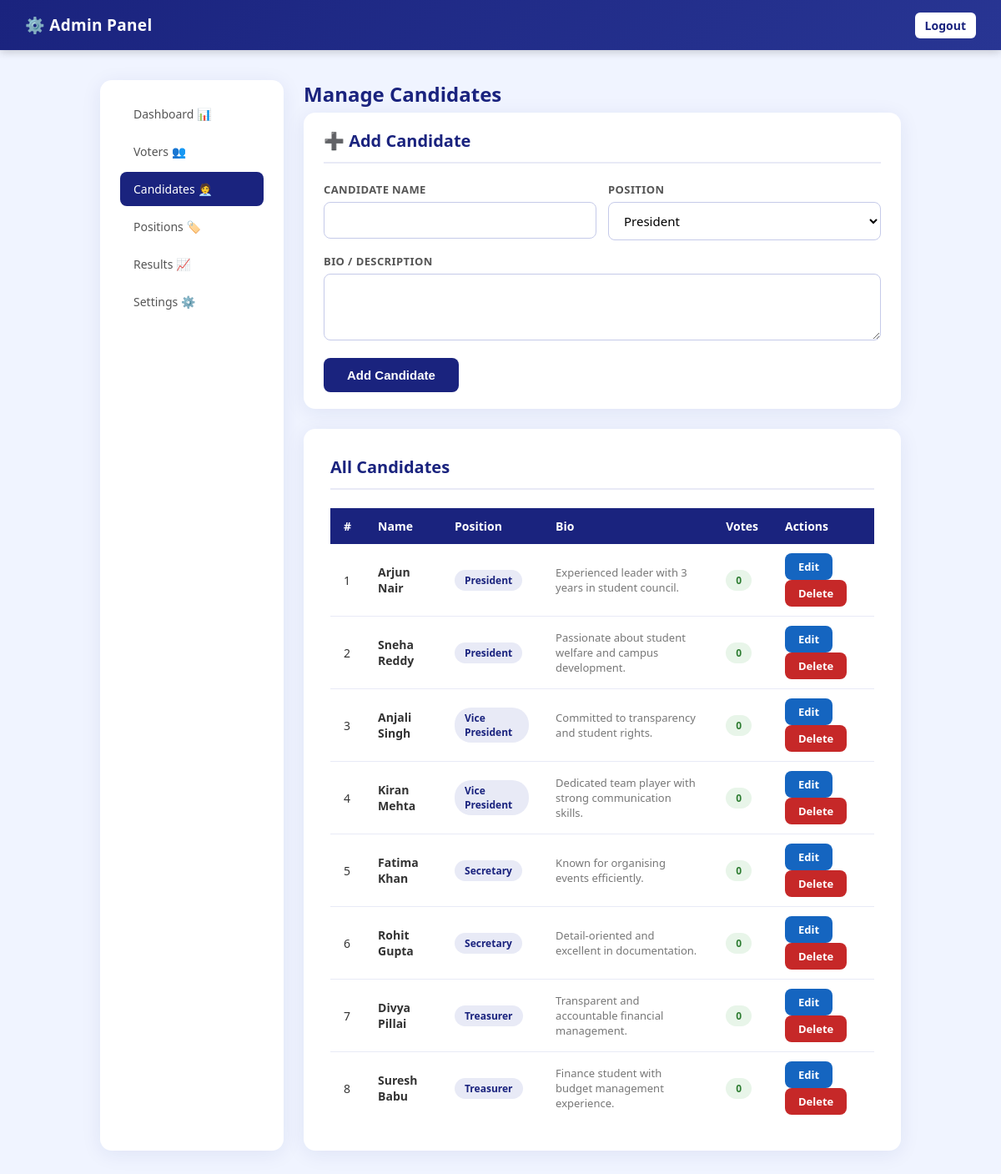
The page /candidates.php (signed in) on the database its author committed.
### tables this page shows
CREATE TABLE IF NOT EXISTS candidates (
  id INT AUTO_INCREMENT PRIMARY KEY,
  name VARCHAR(100) NOT NULL,
  position_id INT NOT NULL,
  bio TEXT DEFAULT '',
  photo VARCHAR(255) DEFAULT 'default.png',
  votes INT DEFAULT 0,
  FOREIGN KEY (position_id) REFERENCES positions(id) ON DELETE CASCADE
);

CREATE TABLE IF NOT EXISTS positions (
  id INT AUTO_INCREMENT PRIMARY KEY,
  position_name VARCHAR(100) NOT NULL,
  description VARCHAR(255) DEFAULT ''
);

### candidates.php (the view, shortened to what this page needs)
<?php
require_once 'auth.php';
$candidates = $conn->query("SELECT c.*, p.position_name FROM candidates c JOIN positions p ON c.position_id=p.id ORDER BY p.id, c.name");
$positions  = $conn->query("SELECT * FROM positions ORDER BY position_name");
$edit_c = null;
?>
<!DOCTYPE html><html lang="en"><head>
<link rel="stylesheet" href="../css/style.css">
</head><body>
<div class="navbar"><h1>⚙️ Admin Panel</h1><div class="nav-links"><a href="logout.php" class="btn-nav">Logout</a></div></div>
<div class="container-wide">
  <div class="admin-wrapper">
    <div class="sidebar card card-sm"><?= adminNav('candidates') ?></div>
    <div class="main-content">
      <div class="page-title">Manage Candidates</div>
      <div class="card card-sm">
        <h2><?= $edit_c ? '✏️ Edit Candidate' : '➕ Add Candidate' ?></h2>
        <form method="POST">
          <div style="display:grid;grid-template-columns:1fr 1fr;gap:14px">
            <div class="form-group">
              <label>Candidate Name</label>
              <input type="text" name="name" value="<?= $edit_c ? htmlspecialchars($edit_c['name']) : '' ?>" required>
            </div>
            <div class="form-group">
              <label>Position</label>
              <select name="position_id" required>
                <?php
                $positions->data_seek(0);
                while ($p = $positions->fetch_assoc()):
                  $sel = ($edit_c && $edit_c['position_id']==$p['id']) ? 'selected' : '';
                ?>
                <option value="<?= $p['id'] ?>" <?= $sel ?>><?= htmlspecialchars($p['position_name']) ?></option>
                <?php endwhile; ?>
              </select>
            </div>
          </div>
          <div class="form-group">
            <label>Bio / Description</label>
            <textarea name="bio"><?= $edit_c ? htmlspecialchars($edit_c['bio']) : '' ?></textarea>
          </div>
          <button type="submit" class="btn btn-primary"><?= $edit_c ? 'Update Candidate' : 'Add Candidate' ?></button>
        </form>
      </div>
      <div class="card">
        <h2>All Candidates</h2>
        <table>
          <thead><tr><th>#</th><th>Name</th><th>Position</th><th>Bio</th><th>Votes</th><th>Actions</th></tr></thead>
          <tbody>
          <?php $i=1; $candidates->data_seek(0); while ($c = $candidates->fetch_assoc()): ?>
          <tr>
            <td><?= $i++ ?></td>
            <td><b><?= htmlspecialchars($c['name']) ?></b></td>
            <td><span class="badge badge-blue"><?= htmlspecialchars($c['position_name']) ?></span></td>
            <td style="font-size:13px;color:#777"><?= htmlspecialchars($c['bio']) ?></td>
            <td><span class="badge badge-green"><?= $c['votes'] ?></span></td>
            <td>
              <a href="?edit=<?= $c['id'] ?>" class="btn btn-sm" style="background:#1565c0;color:#fff">Edit</a>
              <a href="?delete=<?= $c['id'] ?>" class="btn btn-sm btn-danger" onclick="return confirm('Delete?')">Delete</a>
            </td>
          </tr>
          <?php endwhile; ?>
          </tbody>
        </table>
      </div>
    </div>
  </div>
</div>
</body></html>

### auth.php (shortened to what this page needs)
<?php
function adminNav($active = '') {
    $items = [
        'dashboard'  => ['Dashboard',   '📊', 'dashboard.php'],
        'voters'     => ['Voters',       '👥', 'voters.php'],
        'candidates' => ['Candidates',   '🧑‍💼', 'candidates.php'],
        'positions'  => ['Positions',    '🏷️', 'positions.php'],
        'results'    => ['Results',      '📈', 'results.php'],
        'settings'   => ['Settings',     '⚙️', 'settings.php'],
    ];
    $html = '';
    foreach ($items as $key => $item) {
        $cls = ($active === $key) ? 'menu-item active' : 'menu-item';
        $html .= "<a href='{$item[2]}' class='$cls'>{$item[0]} {$item[1]}</a>";
    }
    return $html;
}
?>

### style.css (style rules this page uses)
* { margin:0;padding:0;box-sizing:border-box }
body { font-family:'Segoe UI',sans-serif;background:#f0f4ff;color:#333;min-height:100vh }
.navbar { background:linear-gradient(135deg,#1a237e,#283593);color:#fff;padding:0 30px;display:flex;justify-content:space-between;align-items:center;height:60px;box-shadow:0 2px 10px rgba(0,0,0,.2) }
.navbar h1 { font-size:19px;letter-spacing:.3px }
.navbar .nav-links a { color:#c5caf9;text-decoration:none;margin-left:20px;font-size:14px;padding:6px 12px;border-radius:6px;transition:.2s }
.navbar .nav-links a.btn-nav { background:#fff;color:#1a237e;font-weight:600 }
.container-wide { max-width:1000px;margin:36px auto;padding:0 20px }
.card { background:#fff;border-radius:14px;padding:32px;box-shadow:0 4px 24px rgba(26,35,126,.08);margin-bottom:24px }
.card h2 { color:#1a237e;font-size:20px;margin-bottom:22px;padding-bottom:12px;border-bottom:2px solid #e8eaf6 }
.card-sm { padding:20px 24px }
.form-group { margin-bottom:16px }
.form-group label { display:block;font-size:13px;color:#555;margin-bottom:6px;font-weight:600;text-transform:uppercase;letter-spacing:.4px }
input[type=text],input[type=email],input[type=password],textarea,select { width:100%;padding:11px 14px;border:1.5px solid #c5cae9;border-radius:8px;font-size:15px;outline:none;transition:.2s;font-family:inherit }
textarea { resize:vertical;min-height:80px }
select { background:#fff;cursor:pointer }
.btn { display:inline-block;padding:12px 28px;border:none;border-radius:8px;font-size:15px;font-weight:600;cursor:pointer;text-decoration:none;transition:.2s;text-align:center }
.btn-primary { background:#1a237e;color:#fff }
.btn-danger { background:#c62828;color:#fff }
.btn-sm { padding:7px 16px;font-size:13px }
table { width:100%;border-collapse:collapse;font-size:14px }
thead th { background:#1a237e;color:#fff;padding:12px 16px;text-align:left;font-weight:600 }
tbody td { padding:11px 16px;border-bottom:1px solid #e8eaf6 }
tbody tr:last-child td { border-bottom:none }
.badge { padding:4px 12px;border-radius:20px;font-size:12px;font-weight:700;display:inline-block }
.badge-blue { background:#e8eaf6;color:#1a237e }
.badge-green { background:#e8f5e9;color:#2e7d32 }
.admin-wrapper { display:flex;gap:24px }
.sidebar { width:220px;flex-shrink:0 }
.sidebar .menu-item { display:block;padding:11px 16px;border-radius:8px;text-decoration:none;color:#555;font-size:14px;font-weight:500;margin-bottom:4px;transition:.2s }
.sidebar .menu-item:hover,.sidebar .menu-item.active { background:#1a237e;color:#fff }
.main-content { flex:1;min-width:0 }
.page-title { font-size:24px;font-weight:700;color:#1a237e;margin-bottom:6px }

### rows shown on the page
candidates: name "Arjun Nair", position.position_name "President", bio "Experienced leader with 3 years in student council.", votes "0"
candidates: name "Sneha Reddy", position.position_name "President", bio "Passionate about student welfare and campus development.", votes "0"
candidates: name "Anjali Singh", position.position_name "Vice President", bio "Committed to transparency and student rights.", votes "0"
candidates: name "Kiran Mehta", position.position_name "Vice President", bio "Dedicated team player with strong communication skills.", votes "0"
candidates: name "Fatima Khan", position.position_name "Secretary", bio "Known for organising events efficiently.", votes "0"
candidates: name "Rohit Gupta", position.position_name "Secretary", bio "Detail-oriented and excellent in documentation.", votes "0"
candidates: name "Divya Pillai", position.position_name "Treasurer", bio "Transparent and accountable financial management.", votes "0"
candidates: name "Suresh Babu", position.position_name "Treasurer", bio "Finance student with budget management experience.", votes "0"

### other values the page prints
$item[0] "Dashboard"
$item[1] "📊"
$item[0] "Voters"
$item[1] "👥"
$item[0] "Candidates"
$item[1] "🧑‍💼"
$item[0] "Positions"
$item[1] "🏷️"
$item[0] "Results"
$item[1] "📈"
$item[0] "Settings"
$item[1] "⚙️"
form field position_id "President"
